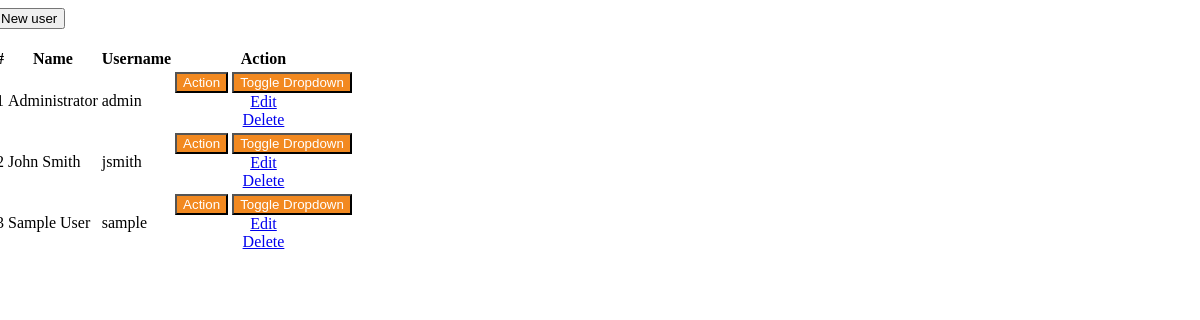
The page /users.php on the database as committed earlier.
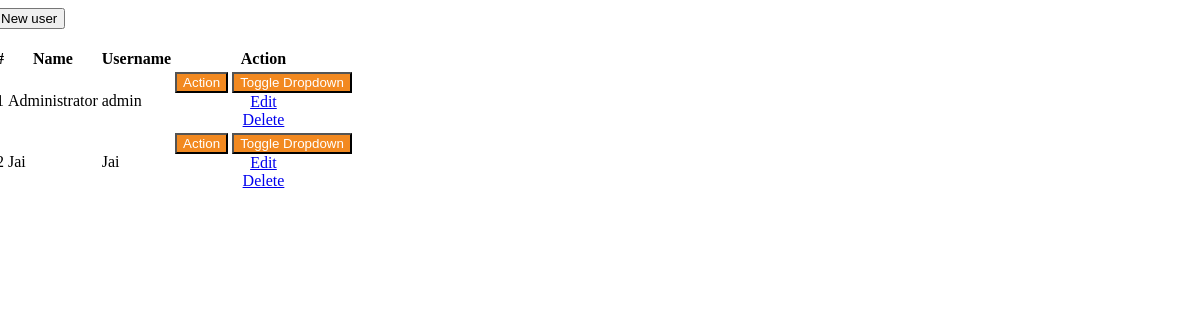
The same page on the database as committed later.
### tables this page shows
CREATE TABLE `users` (
  `id` int(30) NOT NULL,
  `name` varchar(200) NOT NULL,
  `username` varchar(100) NOT NULL,
  `password` varchar(200) NOT NULL,
  `type` tinyint(1) NOT NULL DEFAULT 2 COMMENT '1+admin , 2 = users'
);

### users.php (the view, shortened to what this page needs)
<link rel="stylesheet" href="styles.css">
<!DOCTYPE html>
<html lang="en">
<head>
    <link rel="stylesheet" href="loading.css">
</head>
<body>
<div class="container-fluid">
	<div class="row">
	<div class="col-lg-12">
			<button class="btn btn-primary float-right btn-sm" id="new_user"><i class="fa fa-plus"></i> New user</button>
	</div>
	</div>
	<br>
	<div class="row">
		<div class="card col-lg-12">
			<div class="card-body">
				<table class="table-striped table-bordered col-md-12">
			<thead>
				<tr>
					<th class="text-center">#</th>
					<th class="text-center">Name</th>
					<th class="text-center">Username</th>
					<th class="text-center">Action</th>
				</tr>
			</thead>
			<tbody>
				<?php
 					include 'db_connect.php';
 					$users = $conn->query("SELECT * FROM users order by name asc");
 					while($row= $users->fetch_assoc()):
				 ?>
				 <tr>
				 	<td>
				 	</td>
				 	<td>
				 		<?php echo $row['name'] ?>
				 	</td>
				 	<td>
				 		<?php echo $row['username'] ?>
				 	</td>
				 	<td>
				 		<center>
						 <div class="btn-group custom-action-btn">
    <button type="button" class="btn btn-primary custom-action-btn-main">Action</button>
    <button type="button" class="btn btn-primary dropdown-toggle dropdown-toggle-split custom-action-btn-toggle" data-toggle="dropdown" aria-haspopup="true" aria-expanded="false">
        <span class="sr-only">Toggle Dropdown</span>
    </button>
    <div class="dropdown-menu">
        <a class="dropdown-item edit_user" href="javascript:void(0)" data-id='<?php echo $row['id'] ?>'>Edit</a>
        <a class="dropdown-item delete_user" href="javascript:void(0)" data-id='<?php echo $row['id'] ?>'>Delete</a>
    </div>
</div>
								</center>
				 	</td>
				 </tr>
				<?php endwhile; ?>
			</tbody>
		</table>
			</div>
		</div>
	</div>
</div>
</body>
</html>

Rows that differ between the two databases and show on the page:
removed users: name "John Smith", username "jsmith"
removed users: name "Sample User", username "sample"
added users: name "Jai", username "Jai"
